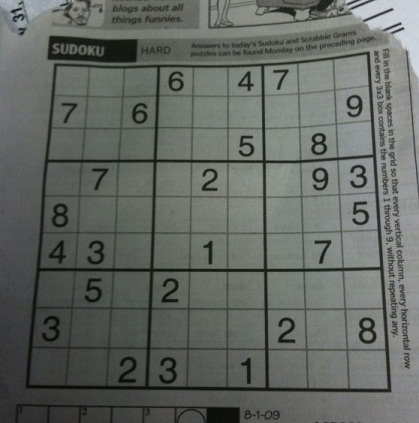
#> input picture sudoku-original.jpg, 419 x 423 px
$ python -i utils.py   (imports and definitions only)
#> lines starting #> are read from the running program, lines starting #| are printed output that depends on the picture; after the words box and inside, x2 and y2 are one past the last pixel; in counts of white or black regions, pixels touching at a corner belong together
import cv2
import operator
import numpy as np
#from matplotlib import pyplot as plt


# [70 lines left out: functions plot_many_images, show_image, show_digits, convert_when_colour, display_points, display_rects and 1 more, not called in this run]


def pre_process_image(img, skip_dilate=False):
    """Uses a blurring function, adaptive thresholding and dilation to expose the main features of an image."""
#> called with skip_dilate = False

    # Gaussian blur with a kernal size (height, width) of 9.
    # Note that kernal sizes must be positive and odd and the kernel must be square.
    proc = cv2.GaussianBlur(img.copy(), (9, 9), 0)
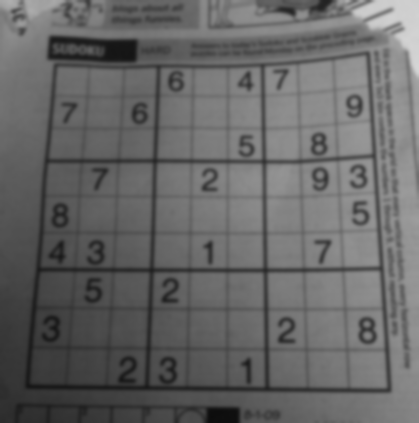
#> proc: shape (423, 419); min 12, max 213, mean 101.9

    # Adaptive threshold using 11 nearest neighbour pixels
    proc = cv2.adaptiveThreshold(proc, 255, cv2.ADAPTIVE_THRESH_GAUSSIAN_C, cv2.THRESH_BINARY, 11, 2)
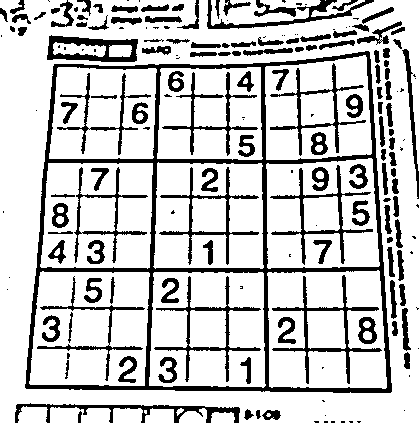
#> proc: shape (423, 419); 78.7% white; 189 black regions (65 under 20 px), largest, box (x1, y1, x2, y2) and area: (25, 51, 392, 393) 10968, (272, 275, 382, 384) 1391, (154, 276, 261, 382) 1255

    # Invert colours, so gridlines have non-zero pixel values.
    # Necessary to dilate the image, otherwise will look like erosion instead.
    proc = cv2.bitwise_not(proc, proc)

    if not skip_dilate:
        # Dilate the image to increase the size of the grid lines.
        kernel = np.array([[0., 1., 0.], [1., 1., 1.], [0., 1., 0.]], np.uint8)
        proc = cv2.dilate(proc, kernel)
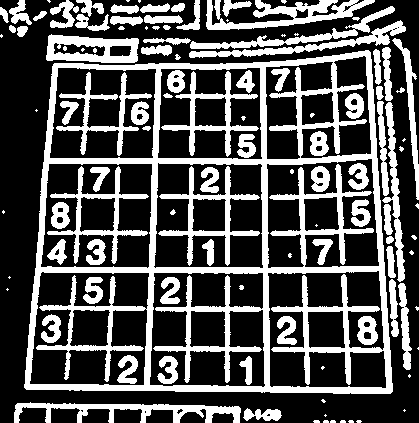
#> proc: shape (423, 419); 32.8% white; 114 white regions (39 under 20 px), largest, box (x1, y1, x2, y2) and area: (24, 50, 393, 394) 25888, (206, 0, 375, 30) 2100, (14, 402, 241, 423) 1940

    return proc


# [70 lines left out: functions find_corners_of_largest_polygon, distance_between, crop_and_warp, infer_grid, not called in this run]


def cut_from_rect(img, rect):
    """Cuts a rectangle from an image using the top left and bottom right points."""
    return img[int(rect[0][1]):int(rect[1][1]), int(rect[0][0]):int(rect[1][0])]


# [138 lines left out: functions scale_and_centre, find_largest_feature, extract_digit, get_digits, get_possible, not called in this run]


def show_matrix(cnn_verdict):
    for block in cnn_verdict:
        print(block[1])

>>> import cv2
>>> picture = cv2.imread('../sudoku-original.jpg', cv2.IMREAD_GRAYSCALE)
>>> result = pre_process_image(picture)
